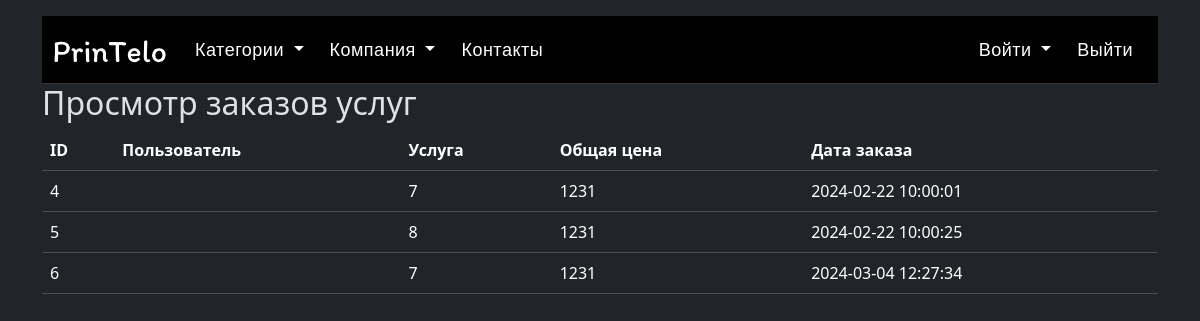
Page /korneuev/tabloserviceorders.php on the earlier database version.
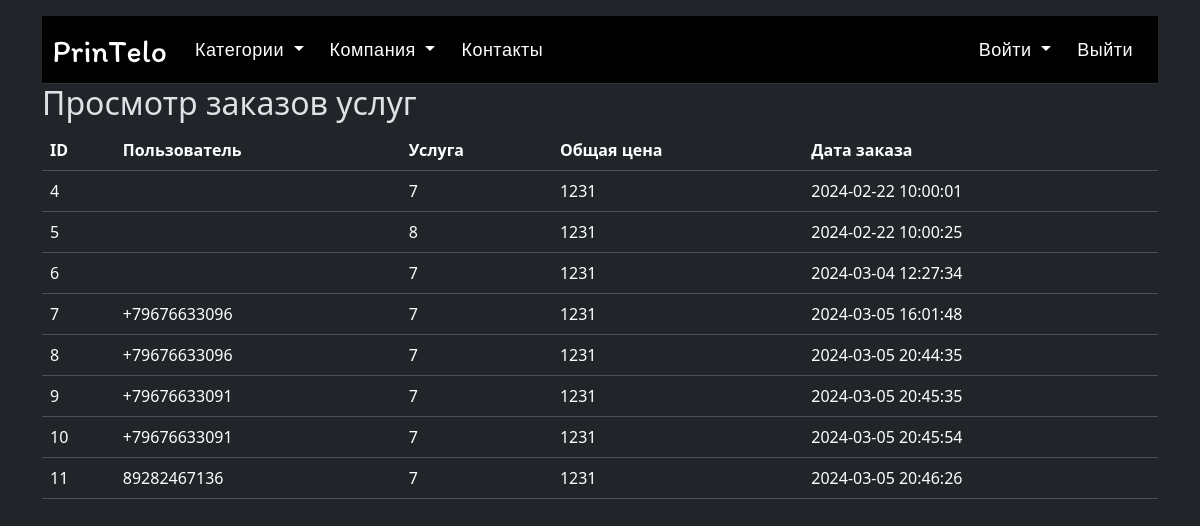
Same page on the later database version.
### tables this page shows
CREATE TABLE `serviceorders` (
  `id` int(11) NOT NULL,
  `service_id` int(11) NOT NULL,
  `total_price` varchar(255) NOT NULL,
  `order_date` datetime NOT NULL,
  `telephone` text NOT NULL
);

### korneuev/tabloserviceorders.php (the view)
<?php include "header.php"; ?>
<?php
$servername = "localhost";
$username = "zoxan";
$password = "123";
$dbname = "textovarorg";
try {
    $db = new PDO("mysql:host=$servername;dbname=$dbname", $username, $password);
    $db->setAttribute(PDO::ATTR_ERRMODE, PDO::ERRMODE_EXCEPTION);
} catch(PDOException $e) {
    echo "Ошибка подключения: " . $e->getMessage();
    exit;
}
$stmt = $db->query("SELECT * FROM serviceorders");
$service_orders = $stmt->fetchAll();
?>
<div class="container">
    <h2>Просмотр заказов услуг</h2>
    <table class="table">
        <thead>
        <tr>
            <th>ID</th>
            <th>Пользователь</th>
            <th>Услуга</th>
            <th>Общая цена</th>
            <th>Дата заказа</th>
        </tr>
        </thead>
        <tbody>
        <?php foreach ($service_orders as $order): ?>
            <tr>
                <td><?php echo $order['id']; ?></td>
                <td><?php echo $order['telephone']; ?></td>
                <td><?php echo $order['service_id']; ?></td>
                <td><?php echo $order['total_price']; ?></td>
                <td><?php echo $order['order_date']; ?></td>
            </tr>
        <?php endforeach; ?>
        </tbody>
    </table>
</div>

Differences in the rows shown:
added serviceorders: id "7", telephone "+79676633096", service "7", total_price "1231", order_date "2024-03-05 16:01:48"
added serviceorders: id "8", telephone "+79676633096", service "7", total_price "1231", order_date "2024-03-05 20:44:35"
added serviceorders: id "9", telephone "+79676633091", service "7", total_price "1231", order_date "2024-03-05 20:45:35"
added serviceorders: id "10", telephone "+79676633091", service "7", total_price "1231", order_date "2024-03-05 20:45:54"
added serviceorders: id "11", telephone "89282467136", service "7", total_price "1231", order_date "2024-03-05 20:46:26"
